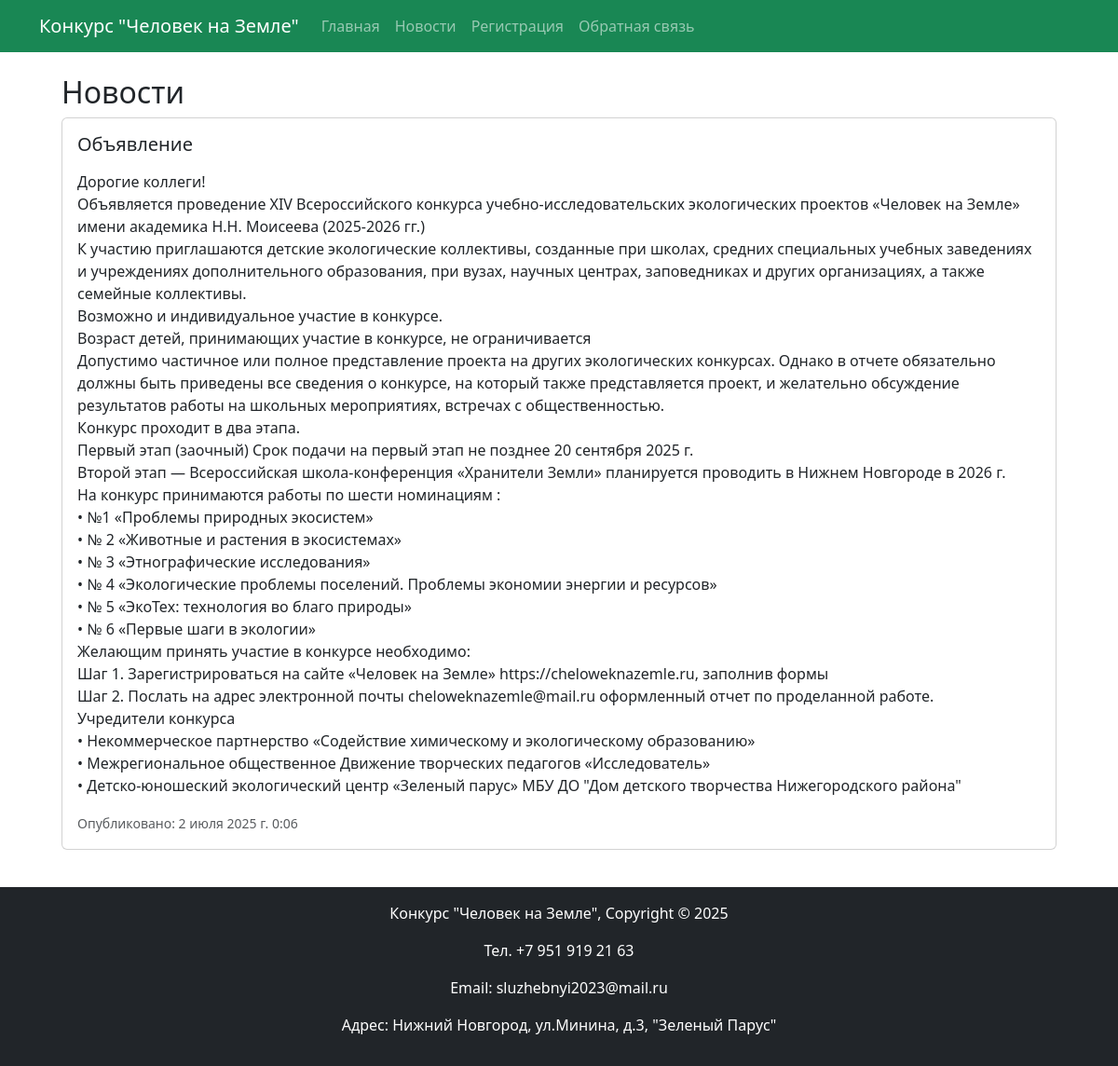
Page /news/ on the committed database.
### main/models.py (models this page shows, shortened)
class News(models.Model):
    title = models.CharField(max_length=200, verbose_name='Заголовок')
    content = models.TextField(verbose_name='Содержание')
    publication_date = models.DateTimeField(auto_now=True, verbose_name='Дата публикации')
    class Meta:
        verbose_name = "Новость"
        verbose_name_plural = "Новости"
        ordering = ['-publication_date']

### main/views.py (the view)
# urls.py: path('news/', views.news_view, name='news'),  # Добавляем URL для новостей
def news_view(request):
    news_list = News.objects.all()  # Получаем все новости из базы данных
    return render(request, 'main/news.html', {'news_list': news_list})  # Передаем список новостей в шаблон

### main/templates/main/news.html
{% extends 'base.html' %}
{% load static %}
{% block content %}
    <div class="container bg-white p-4">
        <h2>Новости</h2>
        {% if news_list %}
            {% for news_item in news_list %}
                <div class="card mb-3">
                    <div class="card-body">
                        <h5 class="card-title">{{ news_item.title }}</h5>
                        <p class="card-text">{{ news_item.content|linebreaks }}</p>
                        <p class="card-text"><small class="text-muted">Опубликовано: {{ news_item.publication_date }}</small></p>
                    </div>
                </div>
            {% endfor %}
        {% else %}
            <p>Пока нет ни одной новости.</p>
        {% endif %}
    </div>
{% endblock %}

### templates/base.html (shortened to what this page needs)
<!DOCTYPE html>
<html lang="ru">
<head>
    {% load static %}
    <link rel="stylesheet" href="{% static 'css/style.css' %}">
    <link href="https://cdn.jsdelivr.net/npm/bootstrap@5.3.0/dist/css/bootstrap.min.css" rel="stylesheet">
</head>
<body>
    <header class="navbar navbar-expand-lg navbar-dark bg-success">
        <div class="container">
            <a class="navbar-brand me-3" href="{% url 'main:index' %}">Конкурс "Человек на Земле"</a>
            <div class="collapse navbar-collapse" id="navbarNav">
                <ul class="navbar-nav">
                    <li class="nav-item {% if request.path == '/' %}active{% endif %}">
                        <a class="nav-link" href="{% url 'main:index' %}">Главная</a>
                    </li>
                    <li class="nav-item {% if request.path == '/news/' %}active{% endif %}">
                        <a class="nav-link" href="{% url 'main:news' %}">Новости</a>
                    </li>
                    <li class="nav-item {% if request.path == '/applications/step1/' %}active{% endif %}">
                        <a class="nav-link" href="{% url 'users:step1' %}">Регистрация</a>
                    </li>
                    <li class="nav-item {% if request.path == '/feedback/' %}active{% endif %}">
                        <a class="nav-link" href="{% url 'main:feedback' %}">Обратная связь</a>
                    </li>
                </ul>
            </div>
        </div>
    </header>
    <div class="container">
        {% block content %}
        {% endblock %}
    </div>
    <footer class="bg-dark text-white text-center py-3">
        <div class="container">
            <p>Конкурс "Человек на Земле", Copyright &copy; 2025</p>
            <p>Тел. +7 951 919 21 63</p>
            <p>Email: sluzhebnyi2023@mail.ru</p>
            <p>Адрес: Нижний Новгород, ул.Минина, д.3,  "Зеленый Парус"</p>
        </div>
    </footer>
</body>
</html>

### static/css/style.css (style rules this page uses)
body { font-family: 'Arial', sans-serif; display: flex; flex-direction: column; min-height: 100vh; }
.container { flex: 1; }
.navbar { margin-bottom: 0; padding: 0; }
footer { margin-top: auto; }

### rows in the picture
News: title "Объявление", content "Дорогие коллеги! Объявляется проведение XIV Всероссийского конкурса учебно-исследовательских экологических проектов «Человек на Земле» имени академика Н.Н. Моисеева (2025-2026 гг.) К участию приглашаются детские экологические коллективы, созданные при школах, средних специальных учебных заведениях и учреждениях дополнительного образования, при вузах, научных центрах, заповедниках и других организациях, а также семейные коллективы. Возможно и индивидуальное участие в конкурсе. Возраст детей, принимающих участие в конкурсе, не ограничивается Допустимо частичное или полное представление проекта на других экологических конкурсах. Однако в отчете обязательно должны быть приведены все сведения о…", publication_date "2 июля 2025 г. 0:06"
